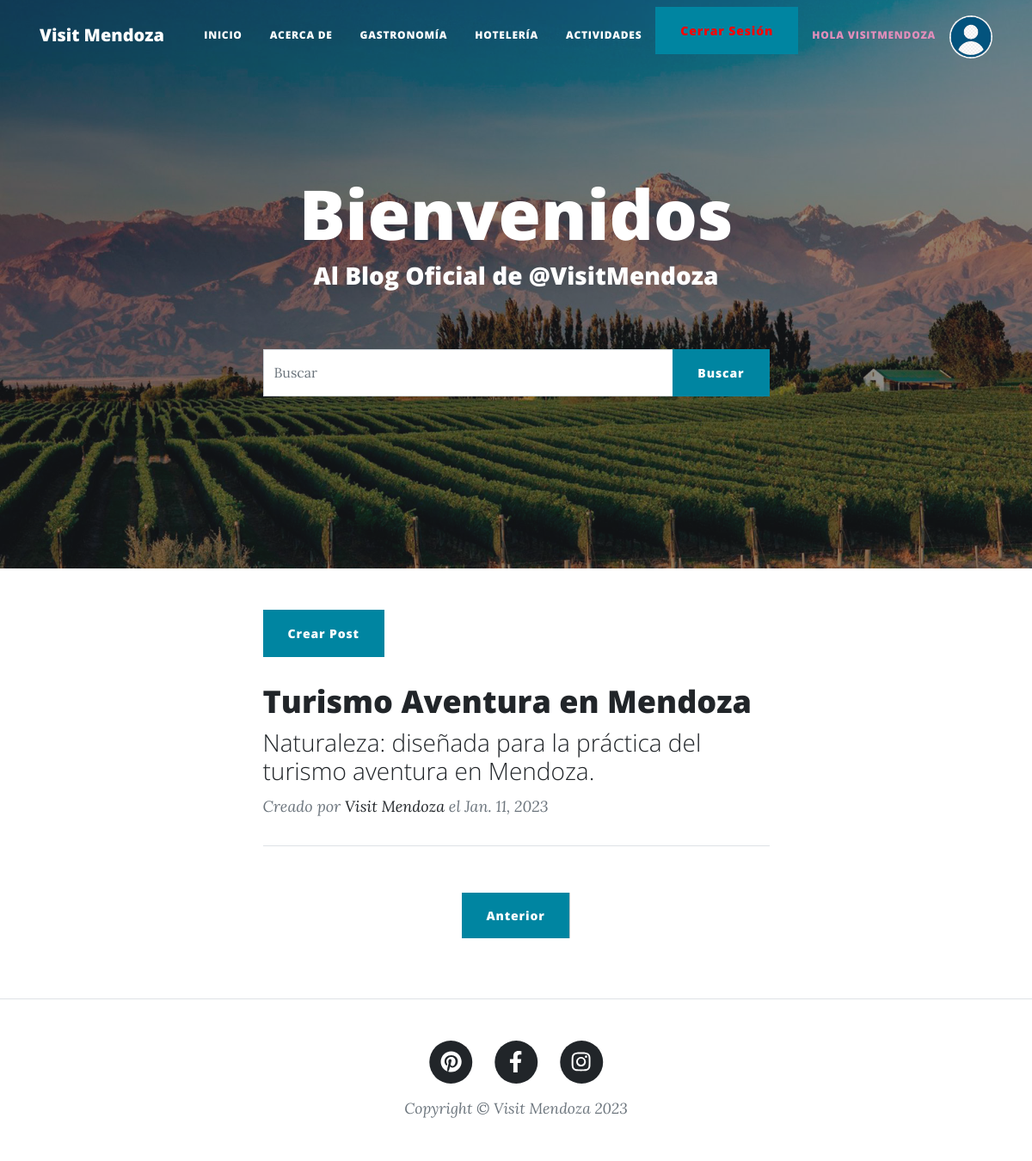
/?page=4&buscar= (signed in), run on an earlier commit of the app's database.
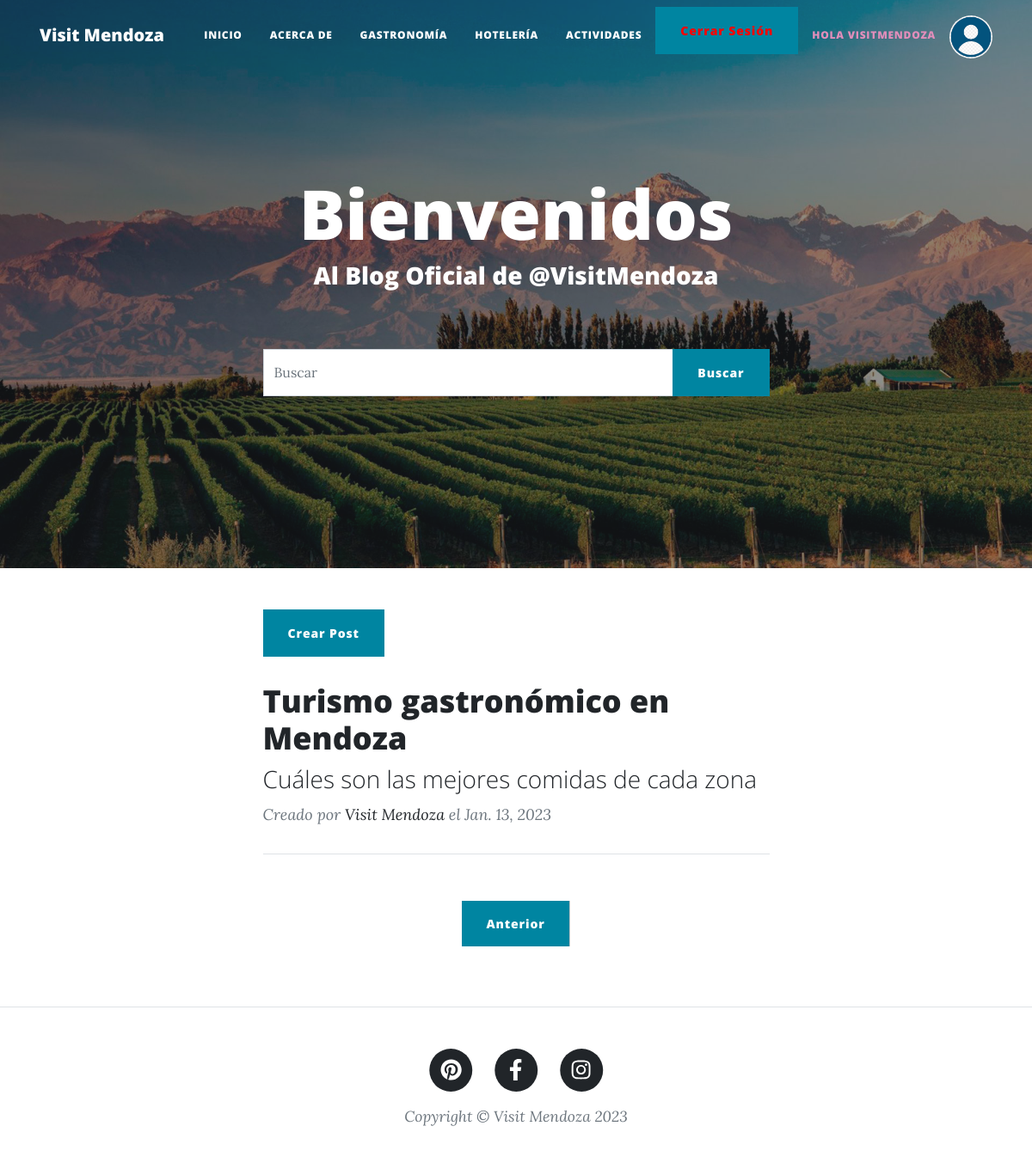
And on a later commit of the database.
### AppBlog/models.py (models this page shows, shortened)
class Post(models.Model):
    id = models.AutoField(primary_key=True)
    title = models.CharField('Nombre del Post', max_length=100, null = False, blank = False)
    slug = models.CharField('Slug', max_length=100, null = False, blank = False)
    description = models.CharField('Descripción', max_length=100, null = True, blank = True)
    image = models.URLField('Imagen', max_length=200, null = False, blank = False)
    autor = models.ForeignKey(Autor, max_length=100, verbose_name='Autor', on_delete=models.CASCADE)
    category = models.ForeignKey(Category, verbose_name='Categoría', on_delete=models.CASCADE)
    status = models.BooleanField('Post Activo / Post No Activo', default=True)
    content = RichTextField()
    published = models.DateField('Fecha de Creación', auto_now_add=True)
    updated = models.DateField('Fecha de Modificacion', auto_now=True)
    class Meta:
        verbose_name = 'Post'
        verbose_name_plural = 'Posts'

class Autor(models.Model):
    id = models.AutoField(primary_key=True)
    name = models.CharField('Nombre del Autor', max_length=100, null = False, blank = False)
    surname = models.CharField('Apellido del Autor', max_length=100, null = False, blank = False)
    facebook = models.URLField('Facebook', max_length=100, null = True, blank = True)
    twitter = models.URLField('Twitter', max_length=100, null = True, blank = True)
    instagram = models.URLField('Instagram', max_length=100, null = True, blank = True)
    web = models.URLField('Web', max_length=100, null = True, blank = True)
    email = models.EmailField('Email', max_length=100, null = False, blank = False)
    status = models.BooleanField('Autor Activo / Autor No Activo', default=True)
    published = models.DateTimeField('Fecha de Creación', auto_now_add=True, auto_now=False)
    class Meta:
        verbose_name = 'Autor'
        verbose_name_plural = 'Autores'
    def __str__(self):
        return "{0} {1}".format(self.name, self.surname)

### AppBlog/views.py (the view)
# urls.py: path('', home, name='index'),
def home(request):
    queryset = request.GET.get('buscar')
    posts = Post.objects.filter(status=True)
    if queryset:
        posts = Post.objects.filter(
            Q(title__icontains=queryset) |
            Q(description__icontains=queryset)
            ).distinct()
    paginator = Paginator(posts, 1)
    page = request.GET.get('page')
    posts = paginator.get_page(page)
    if request.user.is_authenticated:
        return render(request, 'index.html', {'posts':posts, 'imagen':obtenerAvatar(request)})
    else:
        return render(request, 'index.html', {'posts':posts})

### AppBlog/views.py (called while the page is built)
def obtenerAvatar(request):
    lista=Avatar.objects.filter(user=request.user)
    if len(lista)!=0:
        imagen=lista[0].imagen.url
    else:
        imagen="media/avatars/transparent-default-avatar.png"
    return imagen

### Templates/index.html (shortened to what the changed rows need)
{% load static %}
<!DOCTYPE html>
<html lang="en">
    <head>
        <link href="{% static 'css/styles.css' %}" rel="stylesheet" />
    </head>
    <body>
        <header class="masthead" style="background-image: url({% static 'assets/img/home-bg1.jpg' %})">
            <div class="container position-relative px-4 px-lg-5">
                <div class="row gx-4 gx-lg-5 justify-content-center">
                    <div class="col-md-10 col-lg-8 col-xl-7">
                        <div class="site-heading">
                            {% block titulo_body %}
                            <h1>Bienvenidos</h1>
                            {% endblock titulo_body %}
                        </div>
                    </div>
                </div>
            </div>
            <br>
            <br>
        </header>
        <div class="container px-4 px-lg-5">
            <div class="row gx-4 gx-lg-5 justify-content-center">
                <div class="col-md-10 col-lg-8 col-xl-7">
       {% block contenido %}
         <br>
            {% if posts %}
                {% for post in posts %}
                    <div class="post-preview">
                        <a href="{% url 'AppBlog:detailpost' post.slug %}">
                            <h2 class="post-title"> {{ post.title }} </h2>
                            <h3 class="post-subtitle"> {{ post.description}} </h3>
                        </a>
                        <p class="post-meta">
                            Creado por
                            <a href="{% url 'AppBlog:about' %}"> {{post.autor}} </a>
                            el {{ post.published }}
                        </p>
                    </div>
                {% endfor %}
            {% else %}
            <br>
                <h1>Aún no hay posts</h1>
            {% endif %}
        {% endblock contenido %}
                    </div>
                </div>
            </div>
        <br>
        <br>
    </body>
</html>

What changed in the data, as far as the page shows it:
no longer on this page (row edited): Post: title "Turismo Aventura en Mendoza", description "Naturaleza: diseñada para la práctica del turismo aventura en Mendoza.", autor "Visit Mendoza", published "Jan. 11, 2023"
added Post: title "Turismo gastronómico en Mendoza", description "Cuáles son las mejores comidas de cada zona", autor "Visit Mendoza", published "Jan. 13, 2023"
